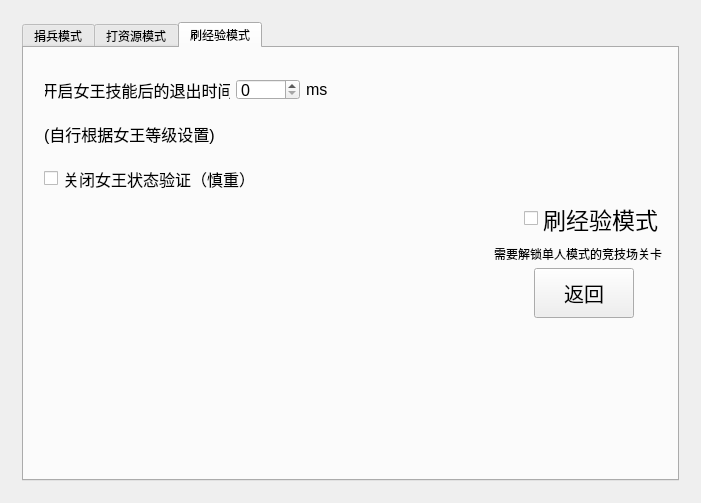
<?xml version="1.0" encoding="UTF-8"?>
<ui version="4.0">
 <class>cocscriptClass</class>
 <widget class="QMainWindow" name="cocscriptClass">
  <property name="geometry">
   <rect>
    <x>0</x>
    <y>0</y>
    <width>701</width>
    <height>503</height>
   </rect>
  </property>
  <property name="windowTitle">
   <string>cocscript</string>
  </property>
  <widget class="QWidget" name="centralWidget">
   <layout class="QHBoxLayout" name="horizontalLayout_3">
    <item>
     <widget class="QStackedWidget" name="stackedWidget">
      <property name="currentIndex">
       <number>1</number>
      </property>
      <widget class="QWidget" name="page">
       <widget class="MyPushButton" name="btn_catch">
        <property name="geometry">
         <rect>
          <x>30</x>
          <y>10</y>
          <width>100</width>
          <height>50</height>
         </rect>
        </property>
        <property name="minimumSize">
         <size>
          <width>0</width>
          <height>50</height>
         </size>
        </property>
        <property name="maximumSize">
         <size>
          <width>100</width>
          <height>16777215</height>
         </size>
        </property>
        <property name="font">
         <font>
          <pointsize>15</pointsize>
          <bold>false</bold>
         </font>
        </property>
        <property name="text">
         <string>开启脚本</string>
        </property>
       </widget>
       <widget class="MyPushButton" name="btn_close">
        <property name="geometry">
         <rect>
          <x>160</x>
          <y>10</y>
          <width>100</width>
          <height>50</height>
         </rect>
        </property>
        <property name="minimumSize">
         <size>
          <width>0</width>
          <height>50</height>
         </size>
        </property>
        <property name="maximumSize">
         <size>
          <width>100</width>
          <height>16777215</height>
         </size>
        </property>
        <property name="font">
         <font>
          <pointsize>15</pointsize>
          <bold>false</bold>
         </font>
        </property>
        <property name="text">
         <string>关闭脚本</string>
        </property>
       </widget>
       <widget class="MyPushButton" name="btn_clean_data">
        <property name="geometry">
         <rect>
          <x>290</x>
          <y>10</y>
          <width>100</width>
          <height>50</height>
         </rect>
        </property>
        <property name="minimumSize">
         <size>
          <width>0</width>
          <height>50</height>
         </size>
        </property>
        <property name="maximumSize">
         <size>
          <width>100</width>
          <height>16777215</height>
         </size>
        </property>
        <property name="font">
         <font>
          <pointsize>15</pointsize>
          <bold>false</bold>
         </font>
        </property>
        <property name="text">
         <string>清除缓存</string>
        </property>
       </widget>
       <widget class="MyPushButton" name="btn_exit">
        <property name="geometry">
         <rect>
          <x>420</x>
          <y>10</y>
          <width>100</width>
          <height>50</height>
         </rect>
        </property>
        <property name="minimumSize">
         <size>
          <width>0</width>
          <height>50</height>
         </size>
        </property>
        <property name="maximumSize">
         <size>
          <width>100</width>
          <height>16777215</height>
         </size>
        </property>
        <property name="font">
         <font>
          <pointsize>15</pointsize>
          <bold>false</bold>
         </font>
        </property>
        <property name="text">
         <string>退出脚本</string>
        </property>
       </widget>
       <widget class="MyPushButton" name="btn_set">
        <property name="geometry">
         <rect>
          <x>550</x>
          <y>10</y>
          <width>100</width>
          <height>50</height>
         </rect>
        </property>
        <property name="minimumSize">
         <size>
          <width>0</width>
          <height>50</height>
         </size>
        </property>
        <property name="maximumSize">
         <size>
          <width>100</width>
          <height>16777215</height>
         </size>
        </property>
        <property name="font">
         <font>
          <pointsize>15</pointsize>
          <bold>false</bold>
         </font>
        </property>
        <property name="text">
         <string>脚本设置</string>
        </property>
       </widget>
       <widget class="QScrollArea" name="scrollArea_work">
        <property name="geometry">
         <rect>
          <x>10</x>
          <y>80</y>
          <width>661</width>
          <height>391</height>
         </rect>
        </property>
        <property name="frameShape">
         <enum>QFrame::Box</enum>
        </property>
        <property name="frameShadow">
         <enum>QFrame::Plain</enum>
        </property>
        <property name="widgetResizable">
         <bool>true</bool>
        </property>
        <property name="alignment">
         <set>Qt::AlignLeading|Qt::AlignLeft|Qt::AlignTop</set>
        </property>
        <widget class="QWidget" name="scrollAreaWidgetContents_work">
         <property name="geometry">
          <rect>
           <x>0</x>
           <y>0</y>
           <width>659</width>
           <height>389</height>
          </rect>
         </property>
         <layout class="QHBoxLayout" name="horizontalLayout">
          <item>
           <widget class="QLabel" name="label_work">
            <property name="font">
             <font>
              <pointsize>12</pointsize>
             </font>
            </property>
            <property name="frameShape">
             <enum>QFrame::NoFrame</enum>
            </property>
            <property name="text">
             <string/>
            </property>
            <property name="alignment">
             <set>Qt::AlignLeading|Qt::AlignLeft|Qt::AlignTop</set>
            </property>
           </widget>
          </item>
         </layout>
        </widget>
       </widget>
      </widget>
      <widget class="QWidget" name="page_2">
       <layout class="QHBoxLayout" name="horizontalLayout_4">
        <item>
         <widget class="QTabWidget" name="tabWidget">
          <property name="currentIndex">
           <number>2</number>
          </property>
          <widget class="QWidget" name="tab">
           <attribute name="title">
            <string>捐兵模式</string>
           </attribute>
           <widget class="QFrame" name="frame">
            <property name="geometry">
             <rect>
              <x>9</x>
              <y>9</y>
              <width>461</width>
              <height>411</height>
             </rect>
            </property>
            <property name="frameShape">
             <enum>QFrame::Box</enum>
            </property>
            <property name="frameShadow">
             <enum>QFrame::Raised</enum>
            </property>
            <layout class="QHBoxLayout" name="horizontalLayout_2">
             <item>
              <widget class="QScrollArea" name="scrollArea">
               <property name="widgetResizable">
                <bool>true</bool>
               </property>
               <widget class="QWidget" name="scrollAreaWidgetContents">
                <property name="geometry">
                 <rect>
                  <x>0</x>
                  <y>0</y>
                  <width>140</width>
                  <height>387</height>
                 </rect>
                </property>
                <layout class="QVBoxLayout" name="verticalLayout">
                 <item>
                  <widget class="QCheckBox" name="checkBox_3">
                   <property name="font">
                    <font>
                     <pointsize>14</pointsize>
                    </font>
                   </property>
                   <property name="text">
                    <string>军队</string>
                   </property>
                  </widget>
                 </item>
                 <item>
                  <widget class="QCheckBox" name="checkBox_14">
                   <property name="text">
                    <string>野蛮人</string>
                   </property>
                  </widget>
                 </item>
                 <item>
                  <widget class="QCheckBox" name="checkBox_12">
                   <property name="text">
                    <string>弓箭手</string>
                   </property>
                  </widget>
                 </item>
                 <item>
                  <widget class="QCheckBox" name="checkBox_13">
                   <property name="text">
                    <string>雷龙</string>
                   </property>
                  </widget>
                 </item>
                 <item>
                  <widget class="QCheckBox" name="checkBox_15">
                   <property name="text">
                    <string>大雪怪</string>
                   </property>
                  </widget>
                 </item>
                 <item>
                  <widget class="QCheckBox" name="checkBox_17">
                   <property name="text">
                    <string>野猪</string>
                   </property>
                  </widget>
                 </item>
                 <item>
                  <widget class="QCheckBox" name="checkBox_16">
                   <property name="text">
                    <string>女武神</string>
                   </property>
                  </widget>
                 </item>
                </layout>
               </widget>
              </widget>
             </item>
             <item>
              <widget class="QScrollArea" name="scrollArea_2">
               <property name="widgetResizable">
                <bool>true</bool>
               </property>
               <widget class="QWidget" name="scrollAreaWidgetContents_2">
                <property name="geometry">
                 <rect>
                  <x>0</x>
                  <y>0</y>
                  <width>141</width>
                  <height>387</height>
                 </rect>
                </property>
                <layout class="QVBoxLayout" name="verticalLayout_2">
                 <item>
                  <widget class="QCheckBox" name="checkBox_2">
                   <property name="font">
                    <font>
                     <pointsize>14</pointsize>
                    </font>
                   </property>
                   <property name="text">
                    <string>法术</string>
                   </property>
                  </widget>
                 </item>
                 <item>
                  <widget class="QCheckBox" name="checkBox_10">
                   <property name="text">
                    <string>雷电</string>
                   </property>
                  </widget>
                 </item>
                 <item>
                  <widget class="QCheckBox" name="checkBox_4">
                   <property name="text">
                    <string>狂暴</string>
                   </property>
                  </widget>
                 </item>
                 <item>
                  <widget class="QCheckBox" name="checkBox_5">
                   <property name="text">
                    <string>冰冻</string>
                   </property>
                  </widget>
                 </item>
                </layout>
               </widget>
              </widget>
             </item>
             <item>
              <widget class="QScrollArea" name="scrollArea_3">
               <property name="widgetResizable">
                <bool>true</bool>
               </property>
               <widget class="QWidget" name="scrollAreaWidgetContents_3">
                <property name="geometry">
                 <rect>
                  <x>0</x>
                  <y>0</y>
                  <width>140</width>
                  <height>387</height>
                 </rect>
                </property>
                <layout class="QVBoxLayout" name="verticalLayout_3">
                 <item>
                  <widget class="QCheckBox" name="checkBox">
                   <property name="font">
                    <font>
                     <pointsize>14</pointsize>
                    </font>
                   </property>
                   <property name="text">
                    <string>攻城机械</string>
                   </property>
                  </widget>
                 </item>
                 <item>
                  <widget class="QCheckBox" name="checkBox_6">
                   <property name="text">
                    <string>攻城车</string>
                   </property>
                  </widget>
                 </item>
                 <item>
                  <widget class="QCheckBox" name="checkBox_7">
                   <property name="text">
                    <string>攻城飞艇</string>
                   </property>
                  </widget>
                 </item>
                 <item>
                  <widget class="QCheckBox" name="checkBox_8">
                   <property name="text">
                    <string>攻城气球</string>
                   </property>
                  </widget>
                 </item>
                 <item>
                  <widget class="QCheckBox" name="checkBox_9">
                   <property name="text">
                    <string>攻城训练营</string>
                   </property>
                  </widget>
                 </item>
                 <item>
                  <widget class="QCheckBox" name="checkBox_11">
                   <property name="text">
                    <string>攻城滚木车</string>
                   </property>
                  </widget>
                 </item>
                </layout>
               </widget>
              </widget>
             </item>
            </layout>
           </widget>
           <widget class="MyPushButton" name="btn_return">
            <property name="geometry">
             <rect>
              <x>510</x>
              <y>220</y>
              <width>100</width>
              <height>50</height>
             </rect>
            </property>
            <property name="minimumSize">
             <size>
              <width>0</width>
              <height>50</height>
             </size>
            </property>
            <property name="maximumSize">
             <size>
              <width>150</width>
              <height>16777215</height>
             </size>
            </property>
            <property name="font">
             <font>
              <pointsize>15</pointsize>
              <bold>false</bold>
             </font>
            </property>
            <property name="text">
             <string>返回</string>
            </property>
           </widget>
           <widget class="QCheckBox" name="checkBox_donation">
            <property name="geometry">
             <rect>
              <x>500</x>
              <y>140</y>
              <width>141</width>
              <height>61</height>
             </rect>
            </property>
            <property name="font">
             <font>
              <pointsize>17</pointsize>
             </font>
            </property>
            <property name="text">
             <string>捐兵模式</string>
            </property>
           </widget>
          </widget>
          <widget class="QWidget" name="tab_2">
           <attribute name="title">
            <string>打资源模式</string>
           </attribute>
           <widget class="MyPushButton" name="btn_return_2">
            <property name="geometry">
             <rect>
              <x>510</x>
              <y>220</y>
              <width>100</width>
              <height>50</height>
             </rect>
            </property>
            <property name="minimumSize">
             <size>
              <width>0</width>
              <height>50</height>
             </size>
            </property>
            <property name="maximumSize">
             <size>
              <width>150</width>
              <height>16777215</height>
             </size>
            </property>
            <property name="font">
             <font>
              <pointsize>15</pointsize>
              <bold>false</bold>
             </font>
            </property>
            <property name="text">
             <string>返回</string>
            </property>
           </widget>
           <widget class="QCheckBox" name="checkBox_fight">
            <property name="geometry">
             <rect>
              <x>500</x>
              <y>140</y>
              <width>141</width>
              <height>61</height>
             </rect>
            </property>
            <property name="font">
             <font>
              <pointsize>17</pointsize>
             </font>
            </property>
            <property name="text">
             <string>打资源模式</string>
            </property>
           </widget>
           <widget class="QWidget" name="widget_5" native="true">
            <property name="geometry">
             <rect>
              <x>200</x>
              <y>30</y>
              <width>245</width>
              <height>43</height>
             </rect>
            </property>
            <layout class="QHBoxLayout" name="horizontalLayout_11">
             <item>
              <widget class="QLabel" name="label_8">
               <property name="font">
                <font>
                 <pointsize>12</pointsize>
                </font>
               </property>
               <property name="text">
                <string>下兵间隔</string>
               </property>
               <property name="alignment">
                <set>Qt::AlignCenter</set>
               </property>
              </widget>
             </item>
             <item>
              <widget class="QSpinBox" name="spinBox_4">
               <property name="font">
                <font>
                 <pointsize>12</pointsize>
                </font>
               </property>
               <property name="maximum">
                <number>1000</number>
               </property>
              </widget>
             </item>
             <item>
              <widget class="QLabel" name="label_9">
               <property name="font">
                <font>
                 <pointsize>12</pointsize>
                </font>
               </property>
               <property name="text">
                <string>ms</string>
               </property>
              </widget>
             </item>
             <item>
              <widget class="QLabel" name="label_18">
               <property name="font">
                <font>
                 <pointsize>12</pointsize>
                </font>
               </property>
               <property name="text">
                <string>(100ms)</string>
               </property>
              </widget>
             </item>
            </layout>
           </widget>
           <widget class="QWidget" name="widget_8" native="true">
            <property name="geometry">
             <rect>
              <x>10</x>
              <y>20</y>
              <width>192</width>
              <height>410</height>
             </rect>
            </property>
            <layout class="QVBoxLayout" name="verticalLayout_6">
             <item>
              <widget class="QFrame" name="frame_2">
               <property name="frameShape">
                <enum>QFrame::StyledPanel</enum>
               </property>
               <property name="frameShadow">
                <enum>QFrame::Raised</enum>
               </property>
               <layout class="QVBoxLayout" name="verticalLayout_4">
                <item>
                 <widget class="QLabel" name="label">
                  <property name="font">
                   <font>
                    <pointsize>15</pointsize>
                   </font>
                  </property>
                  <property name="text">
                   <string>出击条件</string>
                  </property>
                  <property name="alignment">
                   <set>Qt::AlignCenter</set>
                  </property>
                 </widget>
                </item>
                <item>
                 <widget class="QWidget" name="widget" native="true">
                  <layout class="QHBoxLayout" name="horizontalLayout_5">
                   <item>
                    <widget class="QLabel" name="label_2">
                     <property name="font">
                      <font>
                       <pointsize>12</pointsize>
                      </font>
                     </property>
                     <property name="text">
                      <string>金币</string>
                     </property>
                     <property name="alignment">
                      <set>Qt::AlignCenter</set>
                     </property>
                    </widget>
                   </item>
                   <item>
                    <widget class="QSpinBox" name="spinBox">
                     <property name="font">
                      <font>
                       <pointsize>12</pointsize>
                      </font>
                     </property>
                    </widget>
                   </item>
                   <item>
                    <widget class="QLabel" name="label_3">
                     <property name="font">
                      <font>
                       <pointsize>12</pointsize>
                      </font>
                     </property>
                     <property name="text">
                      <string>万</string>
                     </property>
                    </widget>
                   </item>
                  </layout>
                 </widget>
                </item>
                <item>
                 <widget class="QWidget" name="widget_2" native="true">
                  <layout class="QHBoxLayout" name="horizontalLayout_6">
                   <item>
                    <widget class="QLabel" name="label_4">
                     <property name="font">
                      <font>
                       <pointsize>12</pointsize>
                      </font>
                     </property>
                     <property name="text">
                      <string>圣水</string>
                     </property>
                     <property name="alignment">
                      <set>Qt::AlignCenter</set>
                     </property>
                    </widget>
                   </item>
                   <item>
                    <widget class="QSpinBox" name="spinBox_2">
                     <property name="font">
                      <font>
                       <pointsize>12</pointsize>
                      </font>
                     </property>
                    </widget>
                   </item>
                   <item>
                    <widget class="QLabel" name="label_5">
                     <property name="font">
                      <font>
                       <pointsize>12</pointsize>
                      </font>
                     </property>
                     <property name="text">
                      <string>万</string>
                     </property>
                    </widget>
                   </item>
                  </layout>
                 </widget>
                </item>
                <item>
                 <widget class="QWidget" name="widget_3" native="true">
                  <layout class="QHBoxLayout" name="horizontalLayout_7">
                   <item>
                    <widget class="QLabel" name="label_6">
                     <property name="font">
                      <font>
                       <pointsize>12</pointsize>
                      </font>
                     </property>
                     <property name="text">
                      <string>黑油</string>
                     </property>
                     <property name="alignment">
                      <set>Qt::AlignCenter</set>
                     </property>
                    </widget>
                   </item>
                   <item>
                    <widget class="QSpinBox" name="spinBox_3">
                     <property name="font">
                      <font>
                       <pointsize>12</pointsize>
                      </font>
                     </property>
                    </widget>
                   </item>
                   <item>
                    <widget class="QLabel" name="label_7">
                     <property name="font">
                      <font>
                       <pointsize>12</pointsize>
                      </font>
                     </property>
                     <property name="text">
                      <string>千</string>
                     </property>
                    </widget>
                   </item>
                  </layout>
                 </widget>
                </item>
               </layout>
              </widget>
             </item>
             <item>
              <widget class="QFrame" name="frame_3">
               <property name="frameShape">
                <enum>QFrame::StyledPanel</enum>
               </property>
               <property name="frameShadow">
                <enum>QFrame::Raised</enum>
               </property>
               <layout class="QVBoxLayout" name="verticalLayout_5">
                <item>
                 <widget class="QLabel" name="label_10">
                  <property name="font">
                   <font>
                    <pointsize>15</pointsize>
                   </font>
                  </property>
                  <property name="text">
                   <string>兵力选择</string>
                  </property>
                  <property name="alignment">
                   <set>Qt::AlignCenter</set>
                  </property>
                 </widget>
                </item>
                <item>
                 <widget class="QWidget" name="widget_4" native="true">
                  <layout class="QHBoxLayout" name="horizontalLayout_8">
                   <item>
                    <widget class="QLabel" name="label_11">
                     <property name="font">
                      <font>
                       <pointsize>12</pointsize>
                      </font>
                     </property>
                     <property name="text">
                      <string>胖子</string>
                     </property>
                     <property name="alignment">
                      <set>Qt::AlignCenter</set>
                     </property>
                    </widget>
                   </item>
                   <item>
                    <widget class="QSpinBox" name="spinBox_5">
                     <property name="font">
                      <font>
                       <pointsize>12</pointsize>
                      </font>
                     </property>
                    </widget>
                   </item>
                   <item>
                    <widget class="QLabel" name="label_12">
                     <property name="font">
                      <font>
                       <pointsize>12</pointsize>
                      </font>
                     </property>
                     <property name="text">
                      <string>个</string>
                     </property>
                    </widget>
                   </item>
                  </layout>
                 </widget>
                </item>
                <item>
                 <widget class="QWidget" name="widget_6" native="true">
                  <layout class="QHBoxLayout" name="horizontalLayout_9">
                   <item>
                    <widget class="QLabel" name="label_13">
                     <property name="font">
                      <font>
                       <pointsize>12</pointsize>
                      </font>
                     </property>
                     <property name="text">
                      <string>野蛮人</string>
                     </property>
                     <property name="alignment">
                      <set>Qt::AlignCenter</set>
                     </property>
                    </widget>
                   </item>
                   <item>
                    <widget class="QSpinBox" name="spinBox_6">
                     <property name="font">
                      <font>
                       <pointsize>12</pointsize>
                      </font>
                     </property>
                     <property name="maximum">
                      <number>1000</number>
                     </property>
                    </widget>
                   </item>
                   <item>
                    <widget class="QLabel" name="label_14">
                     <property name="font">
                      <font>
                       <pointsize>12</pointsize>
                      </font>
                     </property>
                     <property name="text">
                      <string>个</string>
                     </property>
                    </widget>
                   </item>
                  </layout>
                 </widget>
                </item>
                <item>
                 <widget class="QWidget" name="widget_7" native="true">
                  <layout class="QHBoxLayout" name="horizontalLayout_10">
                   <item>
                    <widget class="QLabel" name="label_15">
                     <property name="font">
                      <font>
                       <pointsize>12</pointsize>
                      </font>
                     </property>
                     <property name="text">
                      <string>弓箭手</string>
                     </property>
                     <property name="alignment">
                      <set>Qt::AlignCenter</set>
                     </property>
                    </widget>
                   </item>
                   <item>
                    <widget class="QSpinBox" name="spinBox_7">
                     <property name="font">
                      <font>
                       <pointsize>12</pointsize>
                      </font>
                     </property>
                     <property name="maximum">
                      <number>1000</number>
                     </property>
                    </widget>
                   </item>
                   <item>
                    <widget class="QLabel" name="label_16">
                     <property name="font">
                      <font>
                       <pointsize>12</pointsize>
                      </font>
                     </property>
                     <property name="text">
                      <string>个</string>
                     </property>
                    </widget>
                   </item>
                  </layout>
                 </widget>
                </item>
               </layout>
              </widget>
             </item>
            </layout>
           </widget>
           <widget class="QLabel" name="label_17">
            <property name="geometry">
             <rect>
              <x>220</x>
              <y>240</y>
              <width>131</width>
              <height>111</height>
             </rect>
            </property>
            <property name="font">
             <font>
              <pointsize>12</pointsize>
             </font>
            </property>
            <property name="text">
             <string>推荐:
12胖子
40野蛮人
剩下全弓箭手</string>
            </property>
            <property name="alignment">
             <set>Qt::AlignLeading|Qt::AlignLeft|Qt::AlignTop</set>
            </property>
           </widget>
           <widget class="QWidget" name="widget_9" native="true">
            <property name="geometry">
             <rect>
              <x>200</x>
              <y>70</y>
              <width>271</width>
              <height>43</height>
             </rect>
            </property>
            <layout class="QHBoxLayout" name="horizontalLayout_12">
             <item>
              <widget class="QLabel" name="label_19">
               <property name="font">
                <font>
                 <pointsize>12</pointsize>
                </font>
               </property>
               <property name="text">
                <string>练兵下线时间</string>
               </property>
               <property name="alignment">
                <set>Qt::AlignCenter</set>
               </property>
              </widget>
             </item>
             <item>
              <widget class="QSpinBox" name="spinBox_8">
               <property name="font">
                <font>
                 <pointsize>12</pointsize>
                </font>
               </property>
               <property name="maximum">
                <number>100</number>
               </property>
              </widget>
             </item>
             <item>
              <widget class="QLabel" name="label_20">
               <property name="font">
                <font>
                 <pointsize>12</pointsize>
                </font>
               </property>
               <property name="text">
                <string>min (10min)</string>
               </property>
              </widget>
             </item>
            </layout>
           </widget>
          </widget>
          <widget class="QWidget" name="tab_3">
           <attribute name="title">
            <string>刷经验模式</string>
           </attribute>
           <widget class="QCheckBox" name="checkBox_fight_2">
            <property name="geometry">
             <rect>
              <x>500</x>
              <y>140</y>
              <width>141</width>
              <height>61</height>
             </rect>
            </property>
            <property name="font">
             <font>
              <pointsize>17</pointsize>
             </font>
            </property>
            <property name="text">
             <string>刷经验模式</string>
            </property>
           </widget>
           <widget class="MyPushButton" name="btn_return_3">
            <property name="geometry">
             <rect>
              <x>510</x>
              <y>220</y>
              <width>100</width>
              <height>50</height>
             </rect>
            </property>
            <property name="minimumSize">
             <size>
              <width>0</width>
              <height>50</height>
             </size>
            </property>
            <property name="maximumSize">
             <size>
              <width>150</width>
              <height>16777215</height>
             </size>
            </property>
            <property name="font">
             <font>
              <pointsize>15</pointsize>
              <bold>false</bold>
             </font>
            </property>
            <property name="text">
             <string>返回</string>
            </property>
           </widget>
           <widget class="QWidget" name="widget_10" native="true">
            <property name="geometry">
             <rect>
              <x>10</x>
              <y>20</y>
              <width>305</width>
              <height>43</height>
             </rect>
            </property>
            <layout class="QHBoxLayout" name="horizontalLayout_13">
             <item>
              <widget class="QLabel" name="label_21">
               <property name="font">
                <font>
                 <pointsize>12</pointsize>
                </font>
               </property>
               <property name="text">
                <string>开启女王技能后的退出时间</string>
               </property>
               <property name="alignment">
                <set>Qt::AlignCenter</set>
               </property>
              </widget>
             </item>
             <item>
              <widget class="QSpinBox" name="spinBox_9">
               <property name="font">
                <font>
                 <pointsize>12</pointsize>
                </font>
               </property>
               <property name="maximum">
                <number>9999</number>
               </property>
              </widget>
             </item>
             <item>
              <widget class="QLabel" name="label_22">
               <property name="font">
                <font>
                 <pointsize>12</pointsize>
                </font>
               </property>
               <property name="text">
                <string>ms</string>
               </property>
              </widget>
             </item>
            </layout>
           </widget>
           <widget class="QLabel" name="label_23">
            <property name="geometry">
             <rect>
              <x>470</x>
              <y>190</y>
              <width>191</width>
              <height>31</height>
             </rect>
            </property>
            <property name="text">
             <string>需要解锁单人模式的竞技场关卡</string>
            </property>
           </widget>
           <widget class="QLabel" name="label_24">
            <property name="geometry">
             <rect>
              <x>20</x>
              <y>60</y>
              <width>221</width>
              <height>51</height>
             </rect>
            </property>
            <property name="font">
             <font>
              <pointsize>12</pointsize>
             </font>
            </property>
            <property name="text">
             <string>(自行根据女王等级设置)</string>
            </property>
           </widget>
           <widget class="QCheckBox" name="checkBox_18">
            <property name="geometry">
             <rect>
              <x>20</x>
              <y>110</y>
              <width>211</width>
              <height>41</height>
             </rect>
            </property>
            <property name="font">
             <font>
              <pointsize>12</pointsize>
             </font>
            </property>
            <property name="text">
             <string>关闭女王状态验证（慎重）</string>
            </property>
           </widget>
          </widget>
         </widget>
        </item>
       </layout>
      </widget>
     </widget>
    </item>
   </layout>
  </widget>
 </widget>
 <layoutdefault spacing="6" margin="11"/>
 <customwidgets>
  <customwidget>
   <class>MyPushButton</class>
   <extends>QPushButton</extends>
   <header location="global">mypushbutton.h</header>
  </customwidget>
 </customwidgets>
 <resources>
  <include location="cocscript.qrc"/>
 </resources>
 <connections/>
</ui>
